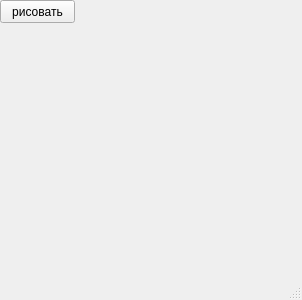
<?xml version="1.0" encoding="UTF-8"?>
<ui version="4.0">
 <class>MainWindow</class>
 <widget class="QMainWindow" name="MainWindow">
  <property name="geometry">
   <rect>
    <x>0</x>
    <y>0</y>
    <width>302</width>
    <height>300</height>
   </rect>
  </property>
  <property name="windowTitle">
   <string>MainWindow</string>
  </property>
  <widget class="QWidget" name="centralwidget">
   <widget class="QPushButton" name="btn">
    <property name="geometry">
     <rect>
      <x>0</x>
      <y>0</y>
      <width>75</width>
      <height>23</height>
     </rect>
    </property>
    <property name="text">
     <string>рисовать</string>
    </property>
   </widget>
  </widget>
  <widget class="QMenuBar" name="menubar">
   <property name="geometry">
    <rect>
     <x>0</x>
     <y>0</y>
     <width>302</width>
     <height>21</height>
    </rect>
   </property>
  </widget>
  <widget class="QStatusBar" name="statusbar"/>
 </widget>
 <resources/>
 <connections/>
</ui>
